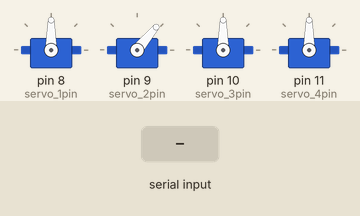
Recording of a sketch running on a simulated Arduino Uno, built with avr-gcc and run on an emulated ATmega328P. Parts: 4 × servo. The test bench sets the inputs (shaded band).

Above: at 1.2 s.
1.3 s: "a" received over Serial
At 3.2 s:
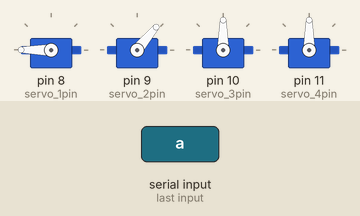
4.3 s: byte 105 (105) received over Serial
At 7.0 s:
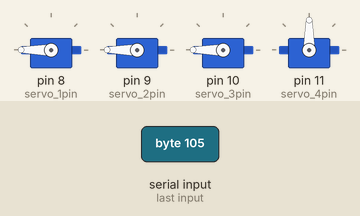
7.3 s: byte 103 (103) received over Serial
At 9.0 s:
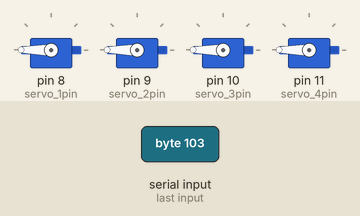
10.3 s: byte 104 (104) received over Serial
At 13.06 s:
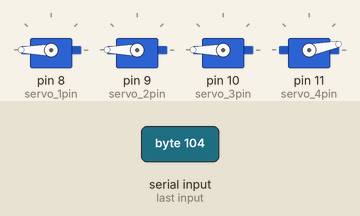
13.3 s: byte 106 (106) received over Serial
At 16.08 s:
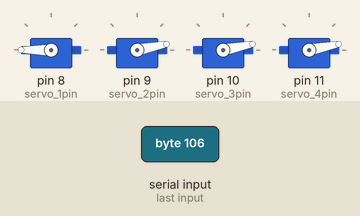
16.3 s: "b" received over Serial
At 20.0 s:
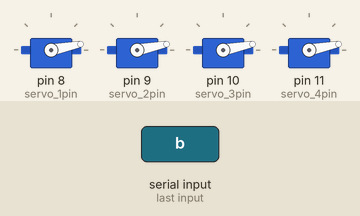
Timing chart, 0 to 20.3 s (numbered marks = the images above; inputs shaded):
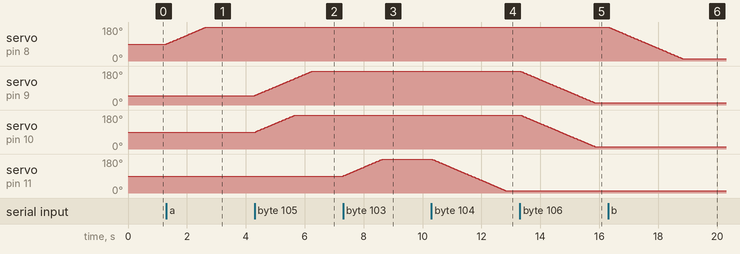

The sketch:

OHNELAN.ino
```cpp
#include <Servo.h>
//#include <SoftwareSerial.h>
//include "DumbServer.h"

/* The WiFi shield is connected to
   the Arduino pins 3 and 2, as the
   Arduino has only one hardware serial
   port (pins 0 and 1) we are using a
   serial port emulated in software. */
//SoftwareSerial esp_serial(3, 2);
//EspServer esp_server;

Servo servo1;
Servo servo2;
Servo servo3;
Servo servo4;


int servo_1pin = 8;
int servo_2pin = 9;
int servo_3pin = 10;
int servo_4pin = 11;

int button1 = 3;
int button2 = 4;


int python_button_var;
int speed_var_check;

int speed_var = 15;

//int var2 = 90;

void setup() {
  Serial.begin(9600);
  //esp_serial.begin(9600);

  servo1.attach(servo_1pin);
  servo2.attach(servo_2pin);
  servo3.attach(servo_3pin);
  servo4.attach(servo_4pin);

  int angle = servo1.read();
 // Serial.println(angle);
  servo2.write(50);

  pinMode(button1, INPUT_PULLUP);
  pinMode(button2, INPUT_PULLUP);

  /* Connect to the wireless network with the name "GDI"
    and password "password", change these to match
    your wifi settings.
    If anything fails begin() will not return.
    To debug possible problems you can flash a second
    Arduino with the "Bare Minimum" example,
    connect the GNDs of the two Arduinos,
    connect pin 3 or 2 of the Arduino with the Wifi-shield
    to pin 1(TX) of the other Arduino and use the Serial monitor
    to see the Wifi commands and error-messages. */
  /*
    Serial.println("Starting server...");
    esp_server.begin(&esp_serial, "GDI", "password", 30303);
    Serial.println("...server is running");
    /* Get and print the IP-Address the python program
       should connect to */
  /*char ip[16];
    esp_server.my_ip(ip, 16);
    Serial.print("My ip: ");
    Serial.println(ip);*/
}


void arm_hoch(int maximalwinkel, Servo *servoname ) {
  int var = servoname->read();
  if (var < maximalwinkel) {
    servoname->write(var + 1);
    //var2--;

    //Alternativ: var2=180-var1; 180 kann auch eine Variable sein die man festlegen kann, das ist dann ja
    //Der "Gesamtwinkel" des Systems.
    delay(speed_var);


   // Serial.println(var + 1);

  }
  else {
    //var == 180;
  }
};

void arm_runter(int minimalwinkel, Servo *servoname ) {
  int var = servoname->read();

  if (var > minimalwinkel) {
    servoname->write(var - 1);
    //var2++;
    delay(speed_var);


   // Serial.println(var - 1);

  } else {
    //var = 11;
  }

};

void spezial_funktion_hoch (int maximalwinkel, Servo *servoname, Servo *servoname2) {
  int var = servoname->read();
  int var2 = servoname2->read();
  if (var < maximalwinkel) {
    servoname->write(var + 1);
    //var2--;
    //Alternativ: var2=180-var1; 180 kann auch eine Variable sein die man festlegen kann, das ist dann ja
    //Der "Gesamtwinkel" des Systems.
    delay(speed_var);

    servoname2->write(var2 + 1);

   // Serial.print(var2 + 1);
   // Serial.print(" ");
   // Serial.print(var + 1);
    //Serial.print(" ");
   // Serial.println(var + var2); //Die Summe beider sollte stets umgefähr konstant sein bei 180°.
  }
  else {
    //var == 180;
  }
}

void spezial_funktion_runter (int minimalwinkel, Servo *servoname, Servo *servoname2) {
  int var = servoname->read();
  int var2 = servoname2->read();

  if (var > minimalwinkel) {
    servoname->write(var - 1);
    //var2++;
    delay(speed_var);

    servoname2->write(var2 - 1);

   // Serial.print(var2 - 1);
   // Serial.print(" ");
   // Serial.print(var - 1);
   // Serial.print(" ");
   // Serial.println(var + var2);
  } else {
    //var = 11;
  }

}


void loop()
{ /*
     // Check if the python program sent commands
     if(esp_server.available()) {
     // Read one line of commands
     String command= esp_server.readStringUntil('\n');
     // Echo back the command as-is
     esp_server.print(">");
     esp_server.println(command);
  */

  /*
    while (digitalRead(button1) == 0) {
      int var = servo1.read();
      int var2 =servo2.read();
      if (var < 180) {
        servo1.write(var + 1);
        //var2--;
       //Alternativ: var2=180-var1; 180 kann auch eine Variable sein die man festlegen kann, das ist dann ja
       //Der "Gesamtwinkel" des Systems.
        delay(15);
        servo2.write(var2 +1);
        Serial.print(var2 +1);
        Serial.print(" ");
        Serial.print(var + 1);
        Serial.print(" ");
        Serial.println(var+var2); //Die Summe beider sollte stets umgefähr konstant sein bei 180°.
      }
      else {
        //var == 180;
      }
    }
    while (digitalRead(button2) == 0) {
      int var = servo1.read();
      int var2 = servo2.read();
      if (var > 11) {
        servo1.write(var - 1);
        //var2++;
        delay(15);
        servo2.write(var2 - 1);
        Serial.print(var2 - 1);
        Serial.print(" ");
        Serial.print(var - 1);
        Serial.print(" ");
        Serial.println(var+var2);
      } else {
        //var = 11;
      }
    }
  */
/*
  if (Serial.available() > 0 ) {
    speed_var_check = Serial.read();
    Serial.println(speed_var_check);
  }
  switch (speed_var_check) {
    case 49: speed_var = 5;
    case 50: speed_var = 6;
    case 51: speed_var = 7;
    case 52: speed_var = 8;
    case 53: speed_var = 9;
    case 54: speed_var = 10;
    case 55: speed_var = 11;
    case 56: speed_var = 12;
    case 57: speed_var = 13;
    case 58: speed_var = 14;
    case 59: speed_var = 15;
    case 60: speed_var = 16;
    case 61: speed_var = 17;
    case 62: speed_var = 18;
    case 63: speed_var = 19;
    case 64: speed_var = 20;
  }
  */


  if (Serial.available() > 0) {
    python_button_var = Serial.read();
//Serial.println(python_button_var);
  }

  switch (python_button_var) {

    case 97: arm_hoch(180, &servo1);   break; //a
    case 98: arm_runter(11, &servo1);  break; //b

    case 99: arm_hoch(180, &servo2);   break; //c
    case 100: arm_runter(11, &servo2);  break; //d

    case 101: arm_hoch(180, &servo3);   break; //e
    case 102: arm_runter(11, &servo3);  break; //f

    case 103: arm_hoch(180, &servo4);   break; //g
    case 104: arm_runter(11, &servo4);  break; //h

    case 105: spezial_funktion_hoch(180, &servo2, &servo3); break; //i
    case 106: spezial_funktion_runter(11, &servo2, &servo3); break; //j

    case 107: break; //default case //k


    case 49: speed_var = 5; break;
    case 50: speed_var = 8;  break;
    case 51: speed_var = 11; break;
    case 52: speed_var = 14; break;
    case 53: speed_var = 17; break;
    case 54: speed_var = 20; break;
  }


  /*
    // scan from 0 to 180 degrees
    for(angle = 10; angle < 180; angle++)
    {
    servo.write(angle);
    delay(15);
    }
    // now scan back from 180 to 0 degrees
    for(angle = 180; angle > 10; angle--)
    {
    servo.write(angle);
    delay(15);
    } */
}
```

Measured:
- after the input at 1.3 s, servo on pin 8 (servo_1pin): moves from 90° to 180° over 1.3 s, starting at once
- after the input at 4.3 s, servo on pin 9 (servo_2pin): moves from 50° to 180° over 2.0 s, starting at once; servo on pin 10 (servo_3pin): moves from 90° to 180° over 1.3 s, starting at once
- after the input at 7.3 s, servo on pin 11 (servo_4pin): moves from 90° to 180° over 1.3 s, starting at once
- after the input at 10.3 s, servo on pin 11 (servo_4pin): moves from 180° to 11° over 2.5 s, starting at once
- after the input at 13.3 s, servo on pin 9 (servo_2pin), servo on pin 10 (servo_3pin): moves from 180° to 11° over 2.5 s, starting at once
- after the input at 16.3 s, servo on pin 8 (servo_1pin): moves from 180° to 11° over 2.5 s, starting at once
